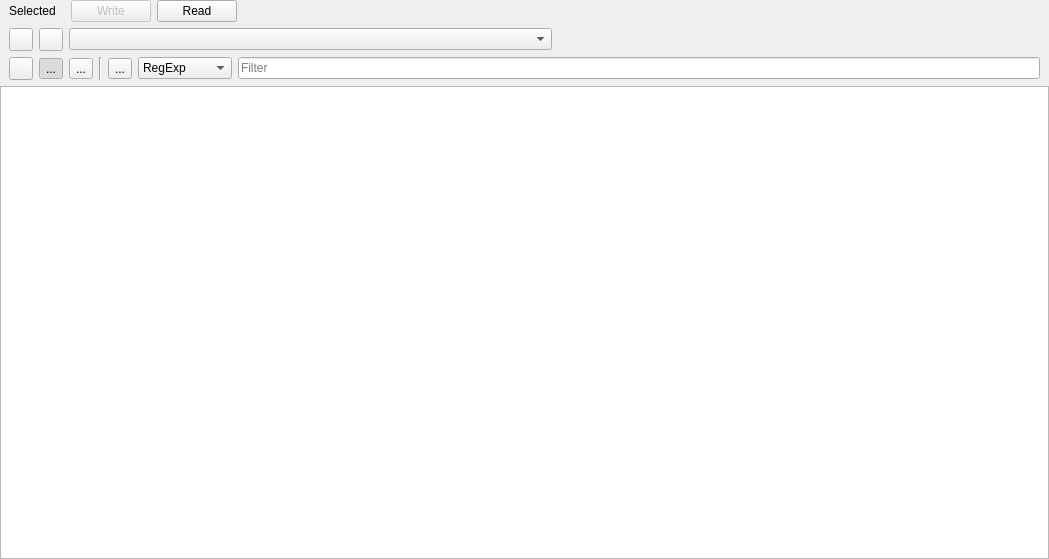
<?xml version="1.0" encoding="UTF-8"?>
<ui version="4.0">
 <class>WaterSleepScheduler</class>
 <widget class="QWidget" name="WaterSleepScheduler">
  <property name="geometry">
   <rect>
    <x>0</x>
    <y>0</y>
    <width>1049</width>
    <height>559</height>
   </rect>
  </property>
  <property name="windowTitle">
   <string>Form</string>
  </property>
  <layout class="QVBoxLayout" name="verticalLayout_4">
   <property name="leftMargin">
    <number>0</number>
   </property>
   <property name="topMargin">
    <number>0</number>
   </property>
   <property name="rightMargin">
    <number>0</number>
   </property>
   <property name="bottomMargin">
    <number>0</number>
   </property>
   <item>
    <widget class="QWidget" name="widget" native="true">
     <property name="sizePolicy">
      <sizepolicy hsizetype="Expanding" vsizetype="Fixed">
       <horstretch>0</horstretch>
       <verstretch>0</verstretch>
      </sizepolicy>
     </property>
     <layout class="QHBoxLayout" name="horizontalLayout_2">
      <property name="topMargin">
       <number>0</number>
      </property>
      <property name="bottomMargin">
       <number>0</number>
      </property>
      <item>
       <widget class="QLabel" name="label_2">
        <property name="text">
         <string>Selected</string>
        </property>
       </widget>
      </item>
      <item>
       <widget class="QWidget" name="widget_2" native="true">
        <property name="sizePolicy">
         <sizepolicy hsizetype="Fixed" vsizetype="Preferred">
          <horstretch>0</horstretch>
          <verstretch>0</verstretch>
         </sizepolicy>
        </property>
        <layout class="QHBoxLayout" name="horizontalLayout">
         <property name="topMargin">
          <number>0</number>
         </property>
         <property name="bottomMargin">
          <number>0</number>
         </property>
         <item>
          <widget class="QPushButton" name="pbWrite">
           <property name="enabled">
            <bool>false</bool>
           </property>
           <property name="text">
            <string>Write</string>
           </property>
           <property name="icon">
            <iconset resource="../res.qrc">
             <normaloff>:/katynko/svg/flag-red.svg</normaloff>:/katynko/svg/flag-red.svg</iconset>
           </property>
          </widget>
         </item>
         <item>
          <widget class="QPushButton" name="pbRead">
           <property name="text">
            <string>Read</string>
           </property>
           <property name="icon">
            <iconset resource="../res.qrc">
             <normaloff>:/katynko/svg2/dashboard-show.svg</normaloff>:/katynko/svg2/dashboard-show.svg</iconset>
           </property>
          </widget>
         </item>
        </layout>
       </widget>
      </item>
      <item>
       <spacer name="horizontalSpacer">
        <property name="orientation">
         <enum>Qt::Horizontal</enum>
        </property>
        <property name="sizeType">
         <enum>QSizePolicy::Expanding</enum>
        </property>
        <property name="sizeHint" stdset="0">
         <size>
          <width>77</width>
          <height>20</height>
         </size>
        </property>
       </spacer>
      </item>
     </layout>
    </widget>
   </item>
   <item>
    <widget class="QWidget" name="wdgtOperations" native="true">
     <layout class="QVBoxLayout" name="verticalLayout_2">
      <property name="topMargin">
       <number>0</number>
      </property>
      <property name="bottomMargin">
       <number>0</number>
      </property>
      <item>
       <layout class="QHBoxLayout" name="horizontalLayout_3">
        <item>
         <widget class="QToolButton" name="tbAdd">
          <property name="text">
           <string/>
          </property>
          <property name="icon">
           <iconset resource="../res.qrc">
            <normaloff>:/katynko/svg/draw-cross.svg</normaloff>:/katynko/svg/draw-cross.svg</iconset>
          </property>
         </widget>
        </item>
        <item>
         <widget class="QToolButton" name="tbEdit">
          <property name="text">
           <string/>
          </property>
          <property name="icon">
           <iconset resource="../res.qrc">
            <normaloff>:/katynko/svg/document-edit.svg</normaloff>:/katynko/svg/document-edit.svg</iconset>
          </property>
         </widget>
        </item>
        <item>
         <widget class="QComboBox" name="cbxProfile"/>
        </item>
        <item>
         <widget class="QLabel" name="lblCurrentMeter">
          <property name="text">
           <string/>
          </property>
         </widget>
        </item>
       </layout>
      </item>
     </layout>
    </widget>
   </item>
   <item>
    <layout class="QHBoxLayout" name="horizontalLayout_61">
     <property name="leftMargin">
      <number>9</number>
     </property>
     <property name="topMargin">
      <number>0</number>
     </property>
     <property name="rightMargin">
      <number>9</number>
     </property>
     <item>
      <widget class="QToolButton" name="tbShowHide">
       <property name="text">
        <string/>
       </property>
      </widget>
     </item>
     <item>
      <widget class="QToolButton" name="tbShowList">
       <property name="text">
        <string>...</string>
       </property>
       <property name="icon">
        <iconset resource="../res.qrc">
         <normaloff>:/katynko/svg2/lc_dbtableedit.svg</normaloff>:/katynko/svg2/lc_dbtableedit.svg</iconset>
       </property>
       <property name="checkable">
        <bool>true</bool>
       </property>
       <property name="checked">
        <bool>true</bool>
       </property>
      </widget>
     </item>
     <item>
      <widget class="QToolButton" name="tbShowMap">
       <property name="text">
        <string>...</string>
       </property>
       <property name="icon">
        <iconset resource="../res.qrc">
         <normaloff>:/katynko/svg2/lc_browseview.svg</normaloff>:/katynko/svg2/lc_browseview.svg</iconset>
       </property>
       <property name="checkable">
        <bool>true</bool>
       </property>
      </widget>
     </item>
     <item>
      <widget class="Line" name="line">
       <property name="orientation">
        <enum>Qt::Vertical</enum>
       </property>
      </widget>
     </item>
     <item>
      <widget class="QToolButton" name="tbFilter">
       <property name="text">
        <string>...</string>
       </property>
       <property name="icon">
        <iconset resource="../res.qrc">
         <normaloff>:/katynko/svg/view-filter.svg</normaloff>:/katynko/svg/view-filter.svg</iconset>
       </property>
       <property name="checkable">
        <bool>false</bool>
       </property>
       <property name="autoRaise">
        <bool>false</bool>
       </property>
      </widget>
     </item>
     <item>
      <widget class="QComboBox" name="cbFilterMode">
       <property name="currentIndex">
        <number>0</number>
       </property>
       <property name="sizeAdjustPolicy">
        <enum>QComboBox::AdjustToContents</enum>
       </property>
       <item>
        <property name="text">
         <string>RegExp</string>
        </property>
       </item>
       <item>
        <property name="text">
         <string>Whole word</string>
        </property>
       </item>
      </widget>
     </item>
     <item>
      <widget class="QLineEdit" name="leFilter">
       <property name="placeholderText">
        <string>Filter</string>
       </property>
       <property name="clearButtonEnabled">
        <bool>true</bool>
       </property>
      </widget>
     </item>
    </layout>
   </item>
   <item>
    <widget class="QStackedWidget" name="stackedWidget">
     <property name="sizePolicy">
      <sizepolicy hsizetype="Expanding" vsizetype="Expanding">
       <horstretch>0</horstretch>
       <verstretch>8</verstretch>
      </sizepolicy>
     </property>
     <property name="currentIndex">
      <number>0</number>
     </property>
     <widget class="QWidget" name="page">
      <layout class="QVBoxLayout" name="verticalLayout">
       <property name="leftMargin">
        <number>0</number>
       </property>
       <property name="topMargin">
        <number>0</number>
       </property>
       <property name="rightMargin">
        <number>0</number>
       </property>
       <property name="bottomMargin">
        <number>0</number>
       </property>
       <item>
        <widget class="QTableView" name="tvTable">
         <property name="font">
          <font>
           <pointsize>12</pointsize>
          </font>
         </property>
         <property name="editTriggers">
          <set>QAbstractItemView::NoEditTriggers</set>
         </property>
         <property name="alternatingRowColors">
          <bool>true</bool>
         </property>
         <property name="selectionBehavior">
          <enum>QAbstractItemView::SelectRows</enum>
         </property>
         <property name="sortingEnabled">
          <bool>true</bool>
         </property>
         <property name="cornerButtonEnabled">
          <bool>true</bool>
         </property>
        </widget>
       </item>
      </layout>
     </widget>
     <widget class="QWidget" name="page_2">
      <layout class="QVBoxLayout" name="verticalLayout_3">
       <property name="leftMargin">
        <number>0</number>
       </property>
       <property name="topMargin">
        <number>0</number>
       </property>
       <property name="rightMargin">
        <number>0</number>
       </property>
       <property name="bottomMargin">
        <number>0</number>
       </property>
       <item>
        <layout class="QVBoxLayout" name="vlQmlMap"/>
       </item>
      </layout>
     </widget>
    </widget>
   </item>
  </layout>
 </widget>
 <resources>
  <include location="../res.qrc"/>
 </resources>
 <connections/>
</ui>
